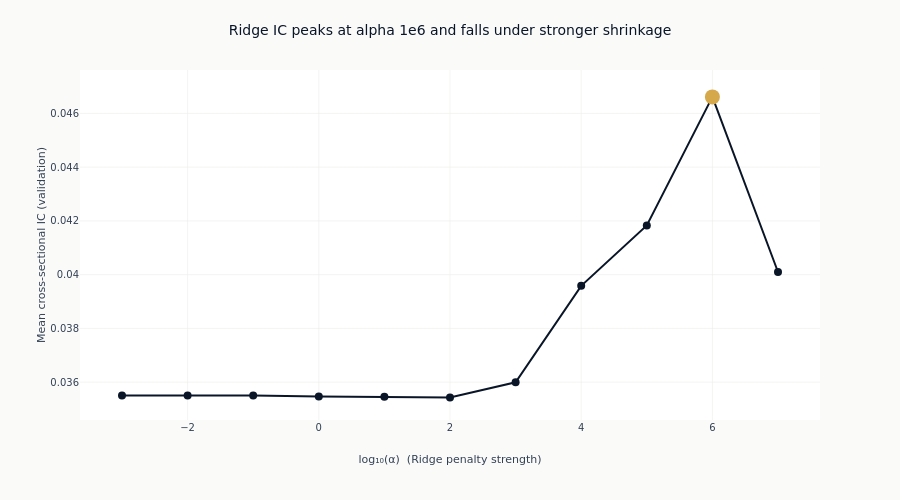

This figure's notebook cell:
### Markdown cell above
### What shrinkage does on its own

The bar chart mixes three estimators. Tracing IC across the Ridge penalty alone isolates the
effect of shrinkage, with the estimator, the features and the folds all held fixed and only
`alpha` moving. The alpha is read from each configuration's declared parameters rather than
parsed out of its name, so the curve plots what was fitted.

### Code cell
ridge = (
    catalog.filter(pl.col("model_class") == "Ridge")
    .with_columns(
        alpha=pl.col("params").str.extract(r"alpha=([0-9.eE+-]+)").cast(pl.Float64),
    )
    .drop_nulls("alpha")
    .sort("alpha")
)
log_alpha = np.log10(ridge.get_column("alpha").to_numpy())
ridge_ic = ridge.get_column("ic_mean").to_numpy()
peak = int(np.argmax(ridge_ic))

fig_alpha = go.Figure(
    go.Scatter(
        x=log_alpha,
        y=ridge_ic,
        mode="lines+markers",
        line=dict(color=COLORS["blue"], width=2),
        marker=dict(size=8, color=COLORS["blue"]),
    )
)
fig_alpha.add_trace(
    go.Scatter(
        x=[log_alpha[peak]],
        y=[ridge_ic[peak]],
        mode="markers",
        marker=dict(size=15, color=COLORS["amber"]),
        showlegend=False,
    )
)
fig_alpha.update_layout(
    title=(
        f"Ridge IC peaks at alpha 1e{int(round(log_alpha[peak]))} and falls under "
        "stronger shrinkage"
    ),
    height=500,
    width=900,
    showlegend=False,
    margin=dict(t=70),
)
fig_alpha.update_xaxes(title_text="log₁₀(α)  (Ridge penalty strength)", zeroline=False)
fig_alpha.update_yaxes(title_text="Mean cross-sectional IC (validation)")
show_plotly_with_alt(
    fig_alpha,
    "Line chart of mean validation information coefficient against the base-ten logarithm of the "
    "Ridge penalty. The curve is flat at weak penalties, rises through the middle of the range "
    f"to a single peak at 1e{int(round(log_alpha[peak]))} marked in amber, then declines at the "
    "strongest penalty.",
)

### Figure 1 — Plotly figure (JSON) as saved in the notebook; plotly's stock layout.template omitted (floating-point values rounded to 4 significant figures)
{"data": [{"line": {"color": "#0a1628", "width": 2}, "marker": {"color": "#0a1628", "size": 8}, "mode": "lines+markers", "type": "scatter", "x": [-3.0, -2.0, -1.0, 0.0, 1.0, 2.0, 3.0, 4.0, 5.0, 6.0, 7.0], "y": [0.03551, 0.03551, 0.0355, 0.03547, 0.03546, 0.03543, 0.03599, 0.03958, 0.04183, 0.04662, 0.0401]}, {"marker": {"color": "#D4A84B", "size": 15}, "mode": "markers", "showlegend": false, "type": "scatter", "x": [6.0], "y": [0.04662]}], "layout": {"height": 500, "margin": {"t": 70}, "showlegend": false, "title": {"text": "Ridge IC peaks at alpha 1e6 and falls under stronger shrinkage"}, "width": 900, "xaxis": {"title": {"text": "log₁₀(α)  (Ridge penalty strength)"}, "zeroline": false}, "yaxis": {"title": {"text": "Mean cross-sectional IC (validation)"}}}}
